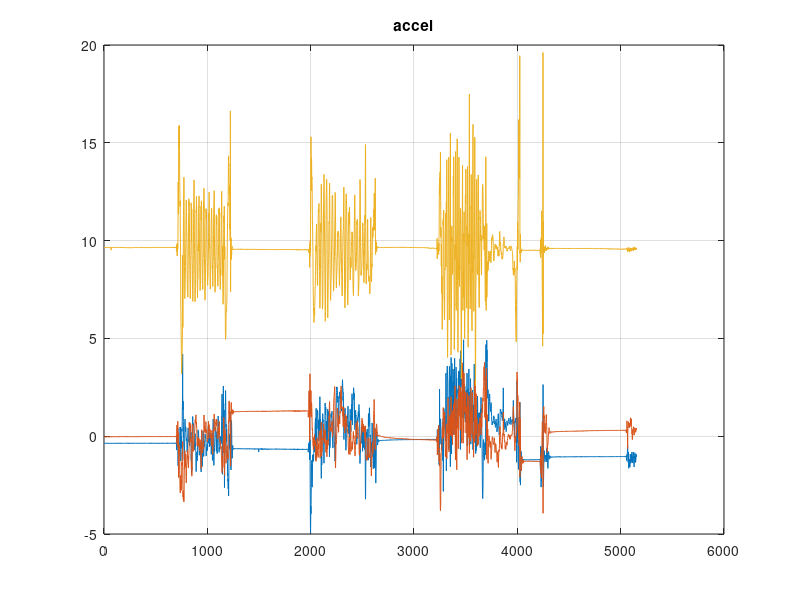
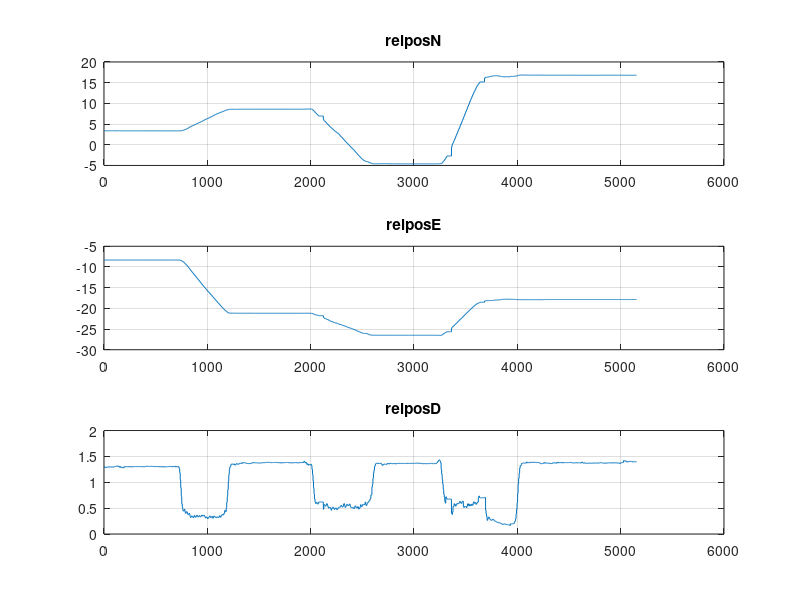
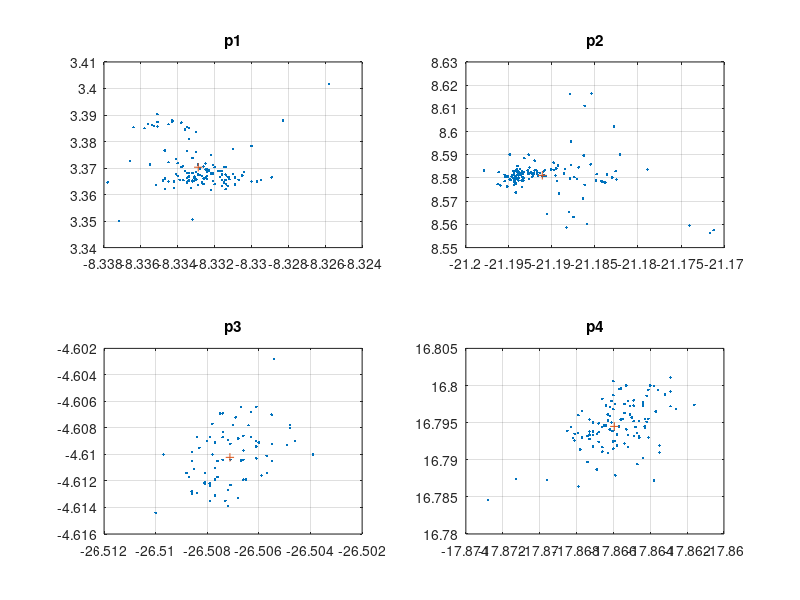
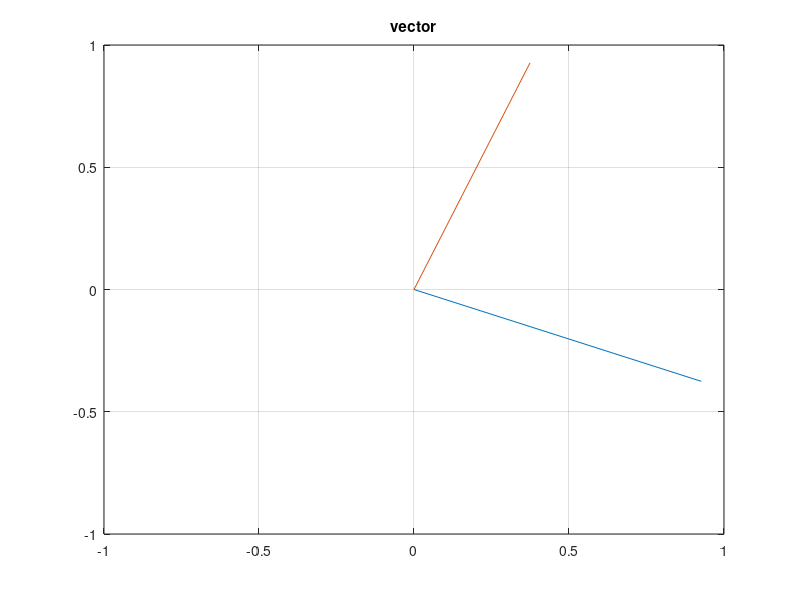

Source code (MATLAB) for these figures, in order:
clear all, close all, clc
%%
load data.mat

%%
dt = [0;diff(t)];
dn = [0;diff(n)];
n = n-n(1);
t = t-t(1);
t0 = 0;
tend = t(end);

figure(8);
subplot(311);
plot(n, relposNED(:,1))
title("relposN");
%xlim([t0 tend])
grid on;
subplot(312);
plot(n, relposNED(:,2))
title("relposE");
%xlim([t0 tend])
grid on;
subplot(313);
plot(n, relposNED(:,3))
title("relposD");
%xlim([t0 tend])
grid on;

figure(2);
plot(n,accel);
title("accel")
grid on;

%% 

p1_ind = 20:670;
p2_ind = 1267:1957;
p3_ind = 2836:3200;
p4_ind = 4450:5020;

p1 = relposNED(p1_ind,:);
p2 = relposNED(p2_ind,:);
p3 = relposNED(p3_ind,:);
p4 = relposNED(p4_ind,:);

p1_avg = [mean(p1(:,1)),mean(p1(:,2))];
p2_avg = [mean(p2(:,1)),mean(p2(:,2))];
p3_avg = [mean(p3(:,1)),mean(p3(:,2))];
p4_avg = [mean(p4(:,1)),mean(p4(:,2))];

l1 = p1_avg-p2_avg;
l2 = p4_avg-p3_avg;

v1 = [l1(2),l1(1)];
v1 = v1/norm(v1);
phi = atan2(v1(2),v1(1))*180/pi
v2 = [l2(2),l2(1)];
v2 = v2/norm(v2);
gamma = atan2(v2(2),v2(1))*180/pi

%%
figure(80)
subplot(221)
plot(p1(:,2), p1(:,1), '.');
hold on;
plot(p1_avg(2), p1_avg(1),'+');
grid on; hold off;
title("p1");
subplot(222)
plot(p2(:,2), p2(:,1), '.');
hold on;
plot(p2_avg(2), p2_avg(1),'+');
grid on; hold off;
title("p2");
subplot(223)
plot(p3(:,2), p3(:,1), '.');
hold on;
plot(p3_avg(2), p3_avg(1),'+');
grid on; hold off;
title("p3");
subplot(224)
plot(p4(:,2), p4(:,1), '.');
hold on;
plot(p4_avg(2), p4_avg(1),'+');
grid on; hold off;
title("p4");

figure(81);
plot([0,v1(1)], [0,v1(2)])
hold on; grid on;
plot([0,v2(1)], [0,v2(2)])
hold off;
xlim([-1 1])
ylim([-1 1])
title("vector")


